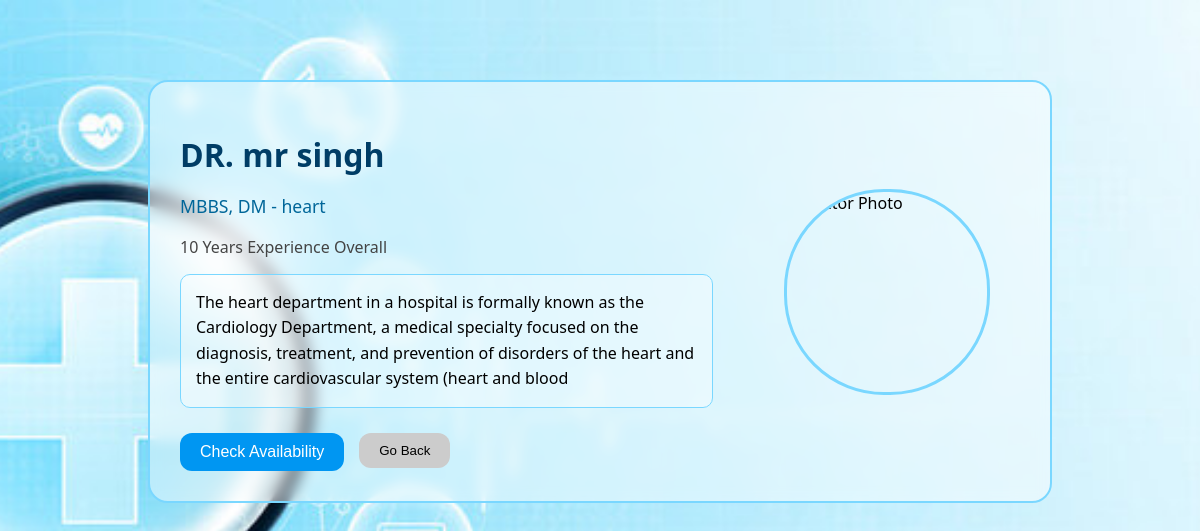
Screenshot of /doctor_profile/1 with the database file from the repository.
### tables this page shows
CREATE TABLE doctors (
            id INTEGER PRIMARY KEY AUTOINCREMENT,
            user_id INTEGER NOT NULL,
            fullname TEXT NOT NULL,
            specialization TEXT NOT NULL,
            department TEXT NOT NULL,
            experience INTEGER,
            FOREIGN KEY (user_id) REFERENCES users(id) ON DELETE CASCADE
        );

CREATE TABLE departments (
            id INTEGER PRIMARY KEY AUTOINCREMENT,
            username TEXT UNIQUE NOT NULL,
            name TEXT NOT NULL,
            overview TEXT
        );

### app.py (the view)
@app.route("/doctor_profile/<int:doctor_id>")
def doctor_profile(doctor_id):
    try:
        conn = module.host_get_db()
        cur = conn.cursor()
        cur.execute("""
            SELECT fullname, specialization, experience, department
            FROM doctors
            WHERE id=?
        """, (doctor_id,))
        doctor = cur.fetchone()
        cur.execute("""
            SELECT overview FROM departments
            WHERE name=?
        """, (doctor["department"],))
        overview = cur.fetchone()
        return render_template(
            "prof_doctor.html",
            doctor=doctor,
            overview=overview["overview"],
            doctor_id=doctor_id
        )
    except Exception as e:
        print("ERROR in doctor_profile:", e)
        return "Error loading doctor profile"
    finally:
        if cur: cur.close()
        if conn: conn.close()

### module.py (called while the page is built)
def host_get_db():
    conn = sqlite3.connect('hospital.db')
    conn.row_factory=sqlite3.Row
    conn.execute("PRAGMA foreign_keys = ON")  # enforce FK constraints
    return conn

### templates/prof_doctor.html (shortened to what this page needs)
<!DOCTYPE html>
<html lang="en">
  <head>
    <link rel="stylesheet" href="/static/profile_doctor.css" />
  </head>
  <body>
    <div class="container">
      <div class="info-box">
        <h1>{{ doctor.fullname }}</h1>
        <p class="qual">MBBS, DM - {{ doctor.specialization }}</p>
        <p class="exp">{{ doctor.experience }} Years Experience Overall</p>
        <p class="bio">{{ overview }}</p>
        <div class="btn-row">
          <a href="/check_availability/{{ doctor_id }}">
            <button class="blue-btn">Check Availability</button>
          </a>
          <a href="javascript:history.back()">
            <button class="gray-btn">Go Back</button>
          </a>
        </div>
      </div>
      <div class="photo-box">
        <img src="/static/profile_doct.jpg" alt="Doctor Photo" />
      </div>
    </div>
  </body>
</html>

### static/profile_doctor.css (style rules this page uses)
body { margin: 0; padding: 0; background: url("image3.jpg") no-repeat center center fixed; background-size: cover; font-family: "Segoe UI", sans-serif; }
.container { width: 70%; margin: 80px auto; display: flex; gap: 40px; padding: 30px; background: rgba(255, 255, 255, 0.45); backdrop-filter: blur(7px); border-radius: 20px; border: 2px solid #7ad7ff; }
.info-box { flex: 2; }
.info-box h1 { margin-bottom: 5px; font-size: 2em; color: #003d66; }
.qual { font-size: 1.1em; color: #006699; }
.exp { font-size: 1em; margin-bottom: 15px; color: #444; }
.bio { background: rgba(255, 255, 255, 0.35); padding: 15px; border-radius: 10px; border: 1px solid #7ad7ff; margin-bottom: 25px; line-height: 1.6; }
.btn-row { display: flex; gap: 15px; }
.blue-btn { padding: 10px 20px; background: #0096f2; border: none; color: white; font-size: 1em; border-radius: 12px; cursor: pointer; transition: 0.3s; }
.gray-btn { padding: 10px 20px; background: #cccccc; border: none; border-radius: 12px; cursor: pointer; }
.photo-box { flex: 1; display: flex; justify-content: center; align-items: center; }
.photo-box img { width: 200px; height: 200px; border-radius: 100px; border: 3px solid #7ad7ff; }

### rows the page displays
doctors: fullname "DR. mr singh", specialization "heart", experience "10"
departments: overview "The heart department in a hospital is formally known as the Cardiology Department, a medical specialty focused on the diagnosis, treatment, and prevention of disorders of the heart and the entire cardiovascular system (heart and blood"
